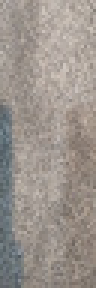
#> input picture Raspberry Pi 4/train_img/0_01.jpg, 32 x 96 px (shown 3 times larger); its folder holds only this picture in this run
$ python object_detection2.py   (older library calls are emulated)
#> lines starting #> are read from the running program, lines starting #| are printed output that depends on the picture
import cv2
import numpy as np
from os import listdir

# Create image window
def display(name, image):
    cv2.imshow(name, image)
    cv2.waitKey()
    cv2.destroyAllWindows()

# Preprocess images
def preprocess(img_dir, img_file):
#> called with img_dir = 'train_img', img_file = '0_01.jpg'
    img = cv2.imread(img_dir + '/' + img_file, cv2.IMREAD_COLOR)
#> img is the input picture: shape (96, 32, 3); mean B, G, R 141.4, 147.8, 155.7
    # Rasmni standart o'lchamga keltirish
    img = cv2.resize(img, (64, 128))  # HOG uchun standart o'lcham
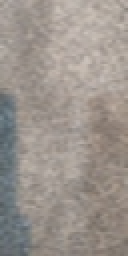
#> img: shape (128, 64, 3) (shown 2 times larger); mean B, G, R 141.3, 147.8, 155.6
    img = img.astype(np.float64) - np.mean(img)
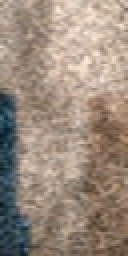
#> img: shape (128, 64, 3) float64 (shown 2 times larger); mean B, G, R -6.9, -0.4, 7.4; drawn with min black and max white
    img /= np.std(img)
    img = cv2.normalize(img, None, 0, 255, cv2.NORM_MINMAX, cv2.CV_8U)
    return img

# HOG detector sozlamalari
win_size = (64, 128)  # Standart o'lcham
block_size = (16, 16)
block_stride = (8, 8)
cell_size = (8, 8)
nbins = 9

# HOG descriptorni yaratish
hog = cv2.HOGDescriptor(win_size, block_size, block_stride, cell_size, nbins)

try:
    # Training rasmlarini o'qish
    train_features = []
    train_labels = []
    img_dir = 'train_img'

    if not listdir(img_dir):
        raise Exception(f"'{img_dir}' papkasi bo'sh yoki mavjud emas")

    for img_file in listdir(img_dir):
        img = preprocess(img_dir, img_file)
        train_features.append(hog.compute(img))
        train_labels.append(int(img_file.split('_')[0]))

    # SVM ni yaratish va o'qitish
    svm = cv2.ml.SVM_create()
    svm.setKernel(cv2.ml.SVM_LINEAR)
    svm.train(np.array(train_features), cv2.ml.ROW_SAMPLE, np.array(train_labels))
    svm.save('svm.xml')

    # Detektorni sozlash
    vec = svm.getSupportVectors()
    rho, _, _ = svm.getDecisionFunction(0)
    vec = np.append(vec, -rho)
    hog.setSVMDetector(vec)

    # Test rasmlarini tekshirish
    img_dir = 'test_img'
    for img_file in listdir(img_dir):
        img = preprocess(img_dir, img_file)
        res = hog.detectMultiScale(img)

        if len(res[0]) > 0:
            for (x, y, w, h) in res[0]:
                cv2.rectangle(img, (x, y), (x + w, y + h), (255, 0, 0), 2)
        display('Img', img)

except Exception as e:
    print(f"Xatolik yuz berdi: {e}")

$ run again, on Raspberry Pi 4/train_img/0_05.jpg
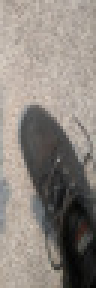
#> input picture Raspberry Pi 4/train_img/0_05.jpg, 32 x 96 px (shown 3 times larger)
#> in preprocess, img is the input picture: shape (96, 32, 3); mean B, G, R 127.1, 134, 141.3
#> in preprocess, `img = cv2.resize(img, (64, 128))  # HOG uchun standart o'lcham`:
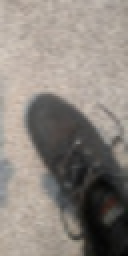
#> img: shape (128, 64, 3) (shown 2 times larger); mean B, G, R 127, 133.9, 141.2
#> in preprocess, `img = img.astype(np.float64) - np.mean(img)`:
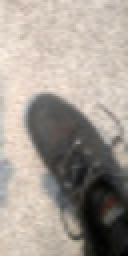
#> img: shape (128, 64, 3) float64 (shown 2 times larger); mean B, G, R -7, -0.2, 7.2; drawn with min black and max white

$ run again, on Raspberry Pi 4/train_img/0_06.jpg
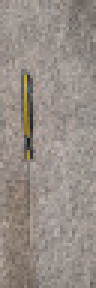
#> input picture Raspberry Pi 4/train_img/0_06.jpg, 32 x 96 px (shown 3 times larger)
#> in preprocess, img is the input picture: shape (96, 32, 3); mean B, G, R 134.7, 141.8, 150.6
#> in preprocess, `img = cv2.resize(img, (64, 128))  # HOG uchun standart o'lcham`:
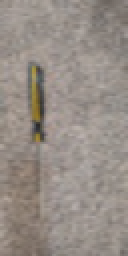
#> img: shape (128, 64, 3) (shown 2 times larger); mean B, G, R 134.6, 141.7, 150.5
#> in preprocess, `img = img.astype(np.float64) - np.mean(img)`:
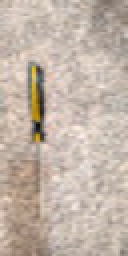
#> img: shape (128, 64, 3) float64 (shown 2 times larger); mean B, G, R -7.6, -0.6, 8.2; drawn with min black and max white

$ run again, on Raspberry Pi 4/train_img/0_07.jpg
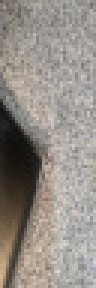
#> input picture Raspberry Pi 4/train_img/0_07.jpg, 32 x 96 px (shown 3 times larger)
#> in preprocess, img is the input picture: shape (96, 32, 3); mean B, G, R 134.9, 141.7, 148.1
#> in preprocess, `img = cv2.resize(img, (64, 128))  # HOG uchun standart o'lcham`:
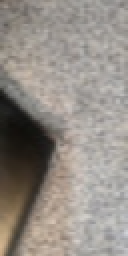
#> img: shape (128, 64, 3) (shown 2 times larger); mean B, G, R 134.8, 141.6, 148.1
#> in preprocess, `img = img.astype(np.float64) - np.mean(img)`:
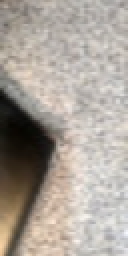
#> img: shape (128, 64, 3) float64 (shown 2 times larger); mean B, G, R -6.7, 0.1, 6.6; drawn with min black and max white

$ run again, on Raspberry Pi 4/train_img/0_02.jpg
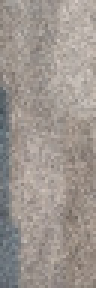
#> input picture Raspberry Pi 4/train_img/0_02.jpg, 32 x 96 px (shown 3 times larger)
#> in preprocess, img is the input picture: shape (96, 32, 3); mean B, G, R 143.5, 149.4, 157.6
#> in preprocess, `img = cv2.resize(img, (64, 128))  # HOG uchun standart o'lcham`:
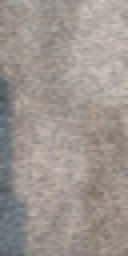
#> img: shape (128, 64, 3) (shown 2 times larger); mean B, G, R 143.4, 149.4, 157.5
#> in preprocess, `img = img.astype(np.float64) - np.mean(img)`:
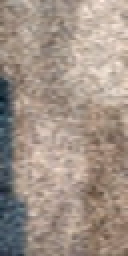
#> img: shape (128, 64, 3) float64 (shown 2 times larger); mean B, G, R -6.7, -0.7, 7.4; drawn with min black and max white
